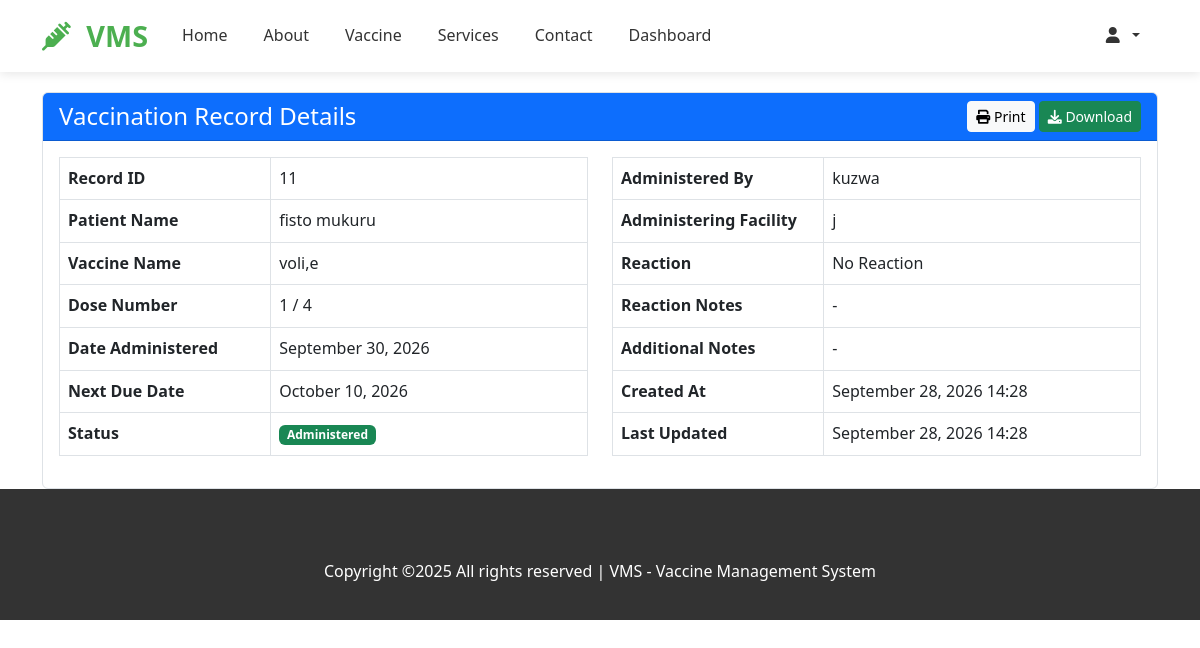
Screenshot of /vaccination-record/11/ with the database file from the repository.
### vaccineapp/models.py (models this page shows, shortened)
class VaccinationRecord(models.Model):
    STATUS_CHOICES = [
        ("scheduled", "Scheduled"),
        ("administered", "Administered"),
        ("missed", "Missed"),
        ("cancelled", "Cancelled"),
    ]
    REACTION_CHOICES = [
        ("none", "No Reaction"),
        ("mild", "Mild Reaction"),
        ("moderate", "Moderate Reaction"),
        ("severe", "Severe Reaction"),
    ]
    patient = models.ForeignKey(
        Patient, on_delete=models.CASCADE, related_name="vaccination_records"
    )
    vaccine = models.ForeignKey(
        Vaccine, on_delete=models.CASCADE, related_name="vaccination_records"
    )
    inventory_used = models.ForeignKey(
        VaccineInventory,
        on_delete=models.SET_NULL,
        null=True,
        blank=True,
        related_name="vaccination_records",
    )
    dose_number = models.IntegerField(default=1, help_text="Which dose in the series")
    total_doses = models.IntegerField(
        default=1, help_text="Total doses required for this vaccine"
    )
    date_administered = models.DateField()
    next_due_date = models.DateField(blank=True, null=True)
    administered_by = models.ForeignKey(
        User,
        on_delete=models.SET_NULL,
        null=True,
        blank=True,
        related_name="administered_vaccinations",
        help_text="Medical professional who administered the vaccine",
    )
    administered_by_name = models.CharField(
        max_length=255,
        blank=True,
        null=True,
        help_text="Name of the person who administered the vaccine",
    )
    administering_facility = models.CharField(max_length=200, blank=True, null=True)
    lot_number = models.CharField(max_length=50, blank=True, null=True)
    expiration_date = models.DateField(blank=True, null=True)
    status = models.CharField(
        max_length=20, choices=STATUS_CHOICES, default="administered"
    )
    reaction = models.CharField(max_length=20, choices=REACTION_CHOICES, default="none")
    reaction_notes = models.TextField(blank=True, null=True)
    notes = models.TextField(blank=True, null=True)
    follow_up_required = models.BooleanField(default=False)
    follow_up_date = models.DateField(blank=True, null=True)
    certificate_number = models.CharField(
        max_length=50, blank=True, null=True, unique=True
    )
    certificate_issued = models.BooleanField(default=False)
    certificate_issued_date = models.DateField(blank=True, null=True)
    created_at = models.DateTimeField(auto_now_add=True)
    updated_at = models.DateTimeField(auto_now=True)
    class Meta:
        ordering = ["-date_administered"]
        unique_together = ["patient", "vaccine", "dose_number"]
        verbose_name = "Vaccination Record"
        verbose_name_plural = "Vaccination Records"

class Patient(models.Model):
    GENDER_CHOICES = [
        ("M", "Male"),
        ("F", "Female"),
        ("O", "Other"),
        ("U", "Unknown"),
    ]
    BLOOD_TYPE_CHOICES = [
        ("A+", "A+"),
        ("A-", "A-"),
        ("B+", "B+"),
        ("B-", "B-"),
        ("AB+", "AB+"),
        ("AB-", "AB-"),
        ("O+", "O+"),
        ("O-", "O-"),
        ("UNK", "Unknown"),
    ]
    user = models.ForeignKey(User, on_delete=models.CASCADE, related_name="patients")
    first_name = models.CharField(max_length=100)
    last_name = models.CharField(max_length=100)
    date_of_birth = models.DateField()
    gender = models.CharField(max_length=1, choices=GENDER_CHOICES, default="U")
    weight = models.DecimalField(
        max_digits=5, decimal_places=2, blank=True, null=True, help_text="Weight in kg"
    )
    height = models.DecimalField(
        max_digits=5, decimal_places=2, blank=True, null=True, help_text="Height in cm"
    )
    blood_type = models.CharField(
        max_length=3, choices=BLOOD_TYPE_CHOICES, blank=True, null=True
    )
    allergies = models.TextField(
        blank=True, null=True, help_text="List any known allergies"
    )
    medical_conditions = models.TextField(
        blank=True, null=True, help_text="List any medical conditions"
    )
    current_medications = models.TextField(
        blank=True, null=True, help_text="List current medications"
    )
    patient_phone = models.CharField(max_length=15, blank=True, null=True)
    patient_email = models.EmailField(blank=True, null=True)
    relationship_to_guardian = models.CharField(
        max_length=50, blank=True, null=True, help_text="e.g., Son, Daughter, Ward"
    )
    medical_record_number = models.CharField(
        max_length=50, blank=True, null=True, unique=True
    )
    created_at = models.DateTimeField(auto_now_add=True)
    updated_at = models.DateTimeField(auto_now=True)
    class Meta:
        ordering = ["-created_at"]
        verbose_name = "Patient"
        verbose_name_plural = "Patients"
    def __str__(self):
        return f"{self.first_name} {self.last_name}"

class Vaccine(models.Model):
    VACCINE_TYPE_CHOICES = [
        ("combination", "Combination Vaccine"),
        ("single", "Single Antigen"),
        ("live", "Live Attenuated"),
        ("inactivated", "Inactivated"),
    ]
    AGE_GROUP_CHOICES = [
        ("infant", "Infant (0-12 months)"),
        ("toddler", "Toddler (1-3 years)"),
        ("preschool", "Preschool (3-5 years)"),
        ("school_age", "School Age (6-12 years)"),
        ("adolescent", "Adolescent (13-18 years)"),
    ]
    name = models.CharField(max_length=200)
    short_name = models.CharField(max_length=50, blank=True, null=True)
    description = models.TextField(blank=True, null=True)
    vaccine_type = models.CharField(
        max_length=20, choices=VACCINE_TYPE_CHOICES, default="single"
    )
    target_diseases = models.CharField(max_length=300, blank=True, null=True)
    recommended_age = models.CharField(max_length=100, blank=True, null=True)
    doses_required = models.IntegerField(default=1, validators=[MinValueValidator(1)])
    days_between_doses = models.IntegerField(
        blank=True, null=True, help_text="Days between doses"
    )
    age_groups = models.CharField(
        max_length=200, blank=True, null=True, help_text="Comma-separated age groups"
    )
    manufacturer = models.CharField(max_length=200, blank=True, null=True)
    storage_temperature = models.CharField(max_length=50, blank=True, null=True)
    contraindications = models.TextField(blank=True, null=True)
    side_effects = models.TextField(blank=True, null=True)
    route = models.CharField(
        max_length=50, blank=True, null=True, help_text="e.g., Intramuscular, Oral"
    )
    site = models.CharField(
        max_length=50, blank=True, null=True, help_text="e.g., Upper arm, Thigh"
    )
    cvx_code = models.CharField(
        max_length=10, blank=True, null=True, help_text="CVX vaccine code"
    )
    cdc_identifier = models.CharField(
        max_length=20, blank=True, null=True, help_text="CDC vaccine identifier"
    )
    monitoring_duration_minutes = models.IntegerField(
        default=30, help_text="Default post-vaccination monitoring duration in minutes"
    )
    is_active = models.BooleanField(default=True)
    created_at = models.DateTimeField(auto_now_add=True)
    updated_at = models.DateTimeField(auto_now=True)
    class Meta:
        ordering = ["name"]
        verbose_name = "Vaccine"
        verbose_name_plural = "Vaccines"

### vaccineapp/views.py (the view)
# urls.py: path('vaccination-record/<int:pk>/', view_vaccination_record, name='view_vaccination_record'),
def view_vaccination_record(request, pk):
    record = get_object_or_404(VaccinationRecord, id=pk)
    context = {
        'record': record,
    }
    return render(request, 'view_vaccination_record.html', context)

### vaccineapp/templates/view_vaccination_record.html (shortened to what this page needs)
{% extends 'base.html' %}
{% block content %}
<div class="container mt-4">
    <div class="card">
        <div class="card-header bg-primary text-white d-flex justify-content-between align-items-center">
            <h4 class="mb-0">Vaccination Record Details</h4>
            <div>
                <button onclick="window.print()" class="btn btn-light btn-sm">
                    <i class="fas fa-print"></i> Print
                </button>
                <button onclick="downloadRecord()" class="btn btn-success btn-sm">
                    <i class="fas fa-download"></i> Download
                </button>
            </div>
        </div>
        <div class="card-body">
            <div class="row">
                <div class="col-md-6">
                    <table class="table table-bordered">
                        <tr>
                            <th width="40%">Record ID</th>
                            <td>{{ record.id }}</td>
                        </tr>
                        <tr>
                            <th>Patient Name</th>
                            <td>{{ record.patient }}</td>
                        </tr>
                        <tr>
                            <th>Vaccine Name</th>
                            <td>{{ record.vaccine.name }}</td>
                        </tr>
                        <tr>
                            <th>Dose Number</th>
                            <td>{{ record.dose_number }} / {{ record.total_doses }}</td>
                        </tr>
                        <tr>
                            <th>Date Administered</th>
                            <td>{{ record.date_administered|date:"F d, Y"|default:"-" }}</td>
                        </tr>
                        <tr>
                            <th>Next Due Date</th>
                            <td>{{ record.next_due_date|date:"F d, Y"|default:"-" }}</td>
                        </tr>
                        <tr>
                            <th>Status</th>
                            <td>
                                {% if record.status == 'administered' %}
                                    <span class="badge bg-success">Administered</span>
                                {% elif record.status == 'scheduled' %}
                                    <span class="badge bg-warning">Scheduled</span>
                                {% elif record.status == 'missed' %}
                                    <span class="badge bg-danger">Missed</span>
                                {% else %}
                                    <span class="badge bg-secondary">{{ record.status }}</span>
                                {% endif %}
                            </td>
                        </tr>
                    </table>
                </div>
                <div class="col-md-6">
                    <table class="table table-bordered">
                        <tr>
                            <th width="40%">Administered By</th>
                            <td>{{ record.administered_by|default:"-" }}</td>
                        </tr>
                        <tr>
                            <th>Administering Facility</th>
                            <td>{{ record.administering_facility|default:"-" }}</td>
                        </tr>
                        <tr>
                            <th>Reaction</th>
                            <td>{{ record.get_reaction_display|default:"None" }}</td>
                        </tr>
                        <tr>
                            <th>Reaction Notes</th>
                            <td>{{ record.reaction_notes|default:"-" }}</td>
                        </tr>
                        <tr>
                            <th>Additional Notes</th>
                            <td>{{ record.notes|default:"-" }}</td>
                        </tr>
                        <tr>
                            <th>Created At</th>
                            <td>{{ record.created_at|date:"F d, Y H:i"|default:"-" }}</td>
                        </tr>
                        <tr>
                            <th>Last Updated</th>
                            <td>{{ record.updated_at|date:"F d, Y H:i"|default:"-" }}</td>
                        </tr>
                    </table>
                </div>
            </div>
        </div>
    </div>
</div>
{% endblock %}

### vaccineapp/static/css/home.css (style rules this page uses)
:root { --primary-color: #4caf50; --secondary-color: #2196f3; --dark-color: #333; --light-color: #f8f9fa; }
body { font-family: 'Segoe UI', Tahoma, Geneva, Verdana, sans-serif; line-height: 1.6; }

### vaccineapp/templates/base.html (style rules this page uses)
:root { --bg-color: #ffffff; --text-color: #212529; --card-bg: #ffffff; --border-color: #dee2e6; }
body { background-color: var(--bg-color); color: var(--text-color); transition: all 0.3s ease; }
.card { background-color: var(--card-bg); border-color: var(--border-color); }

### rows the page displays
VaccinationRecord: id "11", patient "fisto mukuru", vaccine.name "voli,e", dose_number "1", total_doses "4", date_administered "September 30, 2026", next_due_date "October 10, 2026", administered_by "kuzwa", administering_facility "j", reaction "No Reaction", reaction_notes "-", notes "-", created_at "September 28, 2026 14:28", updated_at "September 28, 2026 14:28"
